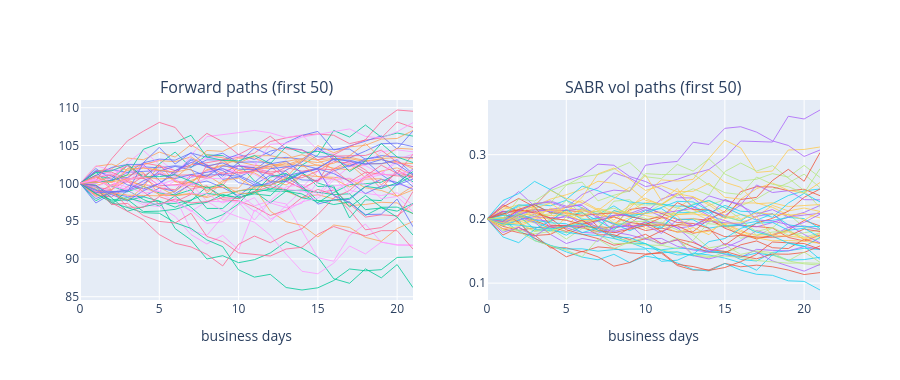

Notebook code cell kept with this figure:
### Code cell
# Paths and P&L distribution when realized = implied: every portfolio is flat on average
F_paths, sigma_paths = simulate_sabr_paths(alpha, rho, nu)
base_pnl = backtest()
times_days = np.arange(n_steps + 1)

fig = make_subplots(rows=1, cols=2, subplot_titles=["Forward paths (first 50)", "SABR vol paths (first 50)"])
for k in range(50):
    fig.add_trace(go.Scatter(x=times_days, y=F_paths[:, k], mode="lines", line=dict(width=0.8)), row=1, col=1)
    fig.add_trace(go.Scatter(x=times_days, y=sigma_paths[:, k], mode="lines", line=dict(width=0.8)), row=1, col=2)
fig.update_xaxes(title_text="business days")
fig.update_layout(height=380, showlegend=False)
fig.show()

display(pd.DataFrame({
    "mean": base_pnl.mean(), "std_error": base_pnl.sem(), "std": base_pnl.std(), "pct_paths_positive": (base_pnl > 0).mean() * 100
}))
